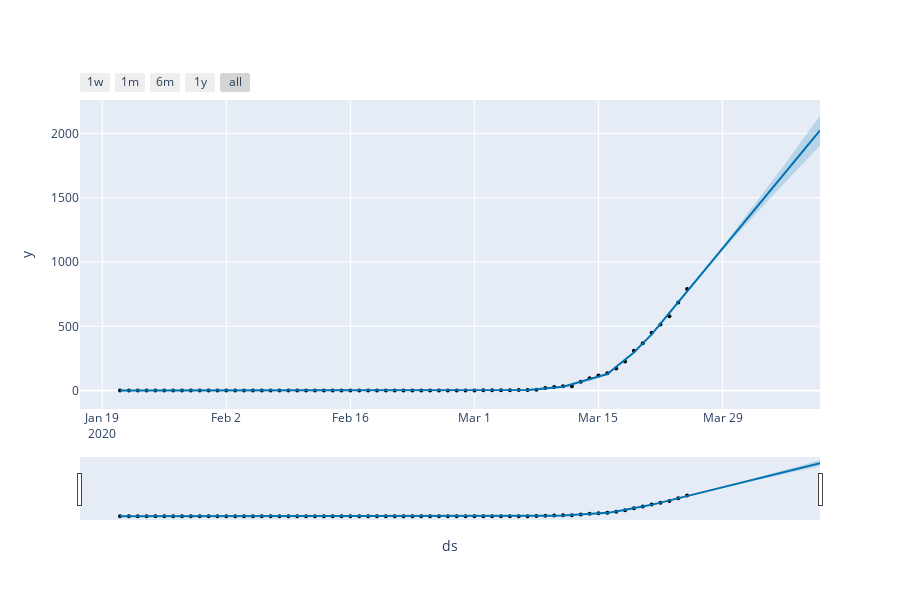

The cell this chart's notebook holds for it:
### Code cell
from fbprophet.plot import plot_plotly
fig = plot_plotly(m, forecast_confirmed)
py.iplot(fig)
